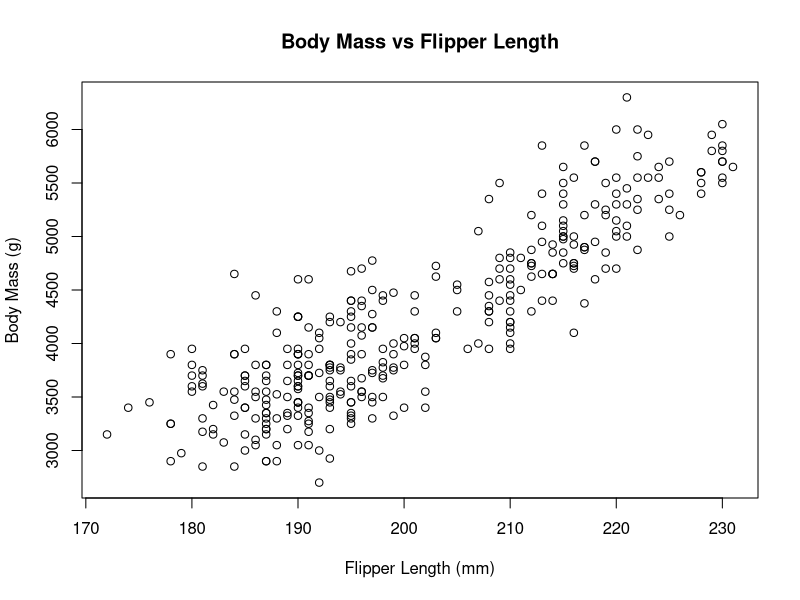

The R source for this figure:
## ---- chunk 1
knitr::opts_chunk$set(echo = TRUE)
## ---- chunk 2
library(palmerpenguins)
data(package = 'palmerpenguins')
plot(penguins$flipper_length_mm, penguins$body_mass_g, 
xlab="Flipper Length (mm)", ylab="Body Mass (g)", main="Body Mass vs Flipper Length")
